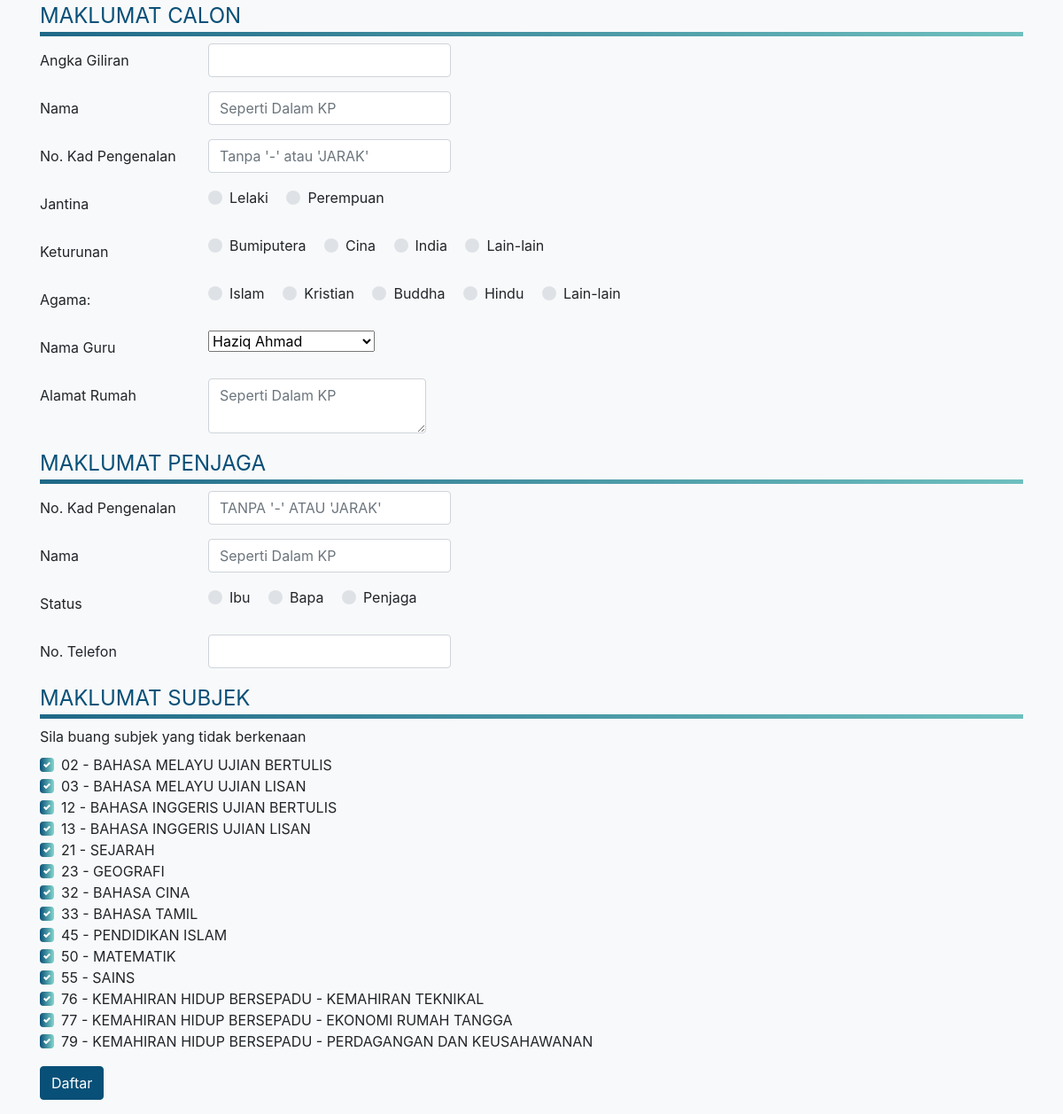
The app's page /daftar-pelajar.php with its own data.
### tables this page shows
CREATE TABLE `subjek` (
  `KOD_SUBJEK` varchar(2) NOT NULL,
  `NAMA_SUBJEK` varchar(100) NOT NULL
);

### functions.php (called while the page is built, shortened)
<?php
function getHomeURL() {
	$homeURL = "http://";
	$homeURL .= $_SERVER['HTTP_HOST'];
	$homeURL .= str_replace("/admin", "", dirname($_SERVER['PHP_SELF']));
	return $homeURL;
}
?>

### daftar-pelajar.php (the view, shortened to what this page needs)
<?php
function outputSubjekList() {
  $con = mysqli_connect("localhost", "root", "", "sppt3");
  $query = "SELECT * FROM subjek;";
  $result = mysqli_query($con, $query);
  if (mysqli_num_rows($result) > 0) {
    while ($data = mysqli_fetch_array($result)) {
      $kod_subjek = $data['KOD_SUBJEK'];
      $id = "subjek_".$kod_subjek;
      echo "<div class='custom-control custom-checkbox'>";
      echo "<label for='$id' class='custom-control-label'> {$data['KOD_SUBJEK']} - {$data['NAMA_SUBJEK']}</label>";
      echo "</div>";
    }
  }
}
function outputGuruOption() {
  $con = mysqli_connect("localhost", "root", "", "sppt3");
  $query = "SELECT ID_GURU, NAMA_GURU FROM guru ORDER BY NAMA_GURU;";
  $result = mysqli_query($con, $query);
  if (mysqli_num_rows($result) > 0) {
    while ($data = mysqli_fetch_array($result)) {
      $nama = $data['NAMA_GURU'];
      $id = $data['ID_GURU'];
      echo "<option data-tokens='$nama $id' value='$id'>{$nama}</option>";
    }
  }
}
include 'header.php';
?>
</head>
<body class="bg-light">
  <div class="container">
    <form action="proses-pelajar.php" method="POST">
      <fieldset id="calon">
        <legend>MAKLUMAT CALON</legend>
        <div class="form-group row">
          <label for="angka_giliran" class="col-sm-2 col-form-label">Angka Giliran</label>
          <div class="col-auto">
            <input autofocus type="text" class="form-control" id="angka_giliran" name="angka_giliran" maxlength="9" />
          </div>
        </div>
        <div class="form-group row">
          <label for="name" class="col-sm-2 col-form-label">Nama</label>
          <div class="col-auto">
            <input autocomplete="name" placeholder="Seperti Dalam KP" required="" id="name" type="text" class="form-control" name="name" />
          </div>
        </div>
        <div class="form-group row">
          <label for="no_ic" class="col-sm-2 col-form-label">No. Kad Pengenalan</label>
          <div class="col-auto">
            <input pattern="[^-\s]{1,12}$" placeholder="Tanpa '-' atau 'JARAK'" minlength="12" maxlength="12" required="" id="no_ic" type="text" class="form-control" name="no_ic" />
          </div>
        </div>
        <div class="form-group row">
          <span class="col-sm-2 col-form-label">Jantina</span>
          <div class="col-auto">
            <div class="custom-control custom-radio custom-control-inline">
              <label for="lelaki" class="custom-control-label">Lelaki</label>
            </div>
            <div class="custom-control custom-radio custom-control-inline">
              <label for="perempuan" class="custom-control-label">Perempuan</label>
            </div>
          </div>
        </div>
        <div class="form-group row">
          <span class="col-sm-2 col-form-label">Keturunan</span>
          <div class="col-auto">
            <div class="custom-control custom-radio custom-control-inline">
              <label for="bumiputera" class="custom-control-label">Bumiputera</label>
            </div>
            <div class="custom-control custom-radio custom-control-inline">
              <label for="cina" class="custom-control-label">Cina</label>
            </div>
            <div class="custom-control custom-radio custom-control-inline">
              <label for="india" class="custom-control-label">India</label>
            </div>
            <div class="custom-control custom-radio custom-control-inline">
              <label for="keturunan_lainlain" class="custom-control-label">Lain-lain</label>
            </div>
          </div>
        </div>
        <div class="form-group row">
          <span class="col-sm-2 col-form-label">Agama:</span>
          <div class="col-auto">
            <div class="custom-control custom-radio custom-control-inline">
              <label for="islam" class="custom-control-label">Islam</label>
            </div>
            <div class="custom-control custom-radio custom-control-inline">
              <label for="kristian" class="custom-control-label">Kristian</label>
            </div>
            <div class="custom-control custom-radio custom-control-inline">
              <label for="buddha" class="custom-control-label">Buddha</label>
            </div>
            <div class="custom-control custom-radio custom-control-inline">
              <label for="hindu" class="custom-control-label">Hindu</label>
            </div>
            <div class="custom-control custom-radio custom-control-inline">
              <label for="agama_lainlain" class="custom-control-label">Lain-lain</label>
            </div>
          </div>
        </div>
        <?php if(!isset($_SESSION['username'])){ ?>
          <div class="form-group row">
            <label for="guru" class="col-sm-2 col-form-label">Nama Guru</label>
            <div class="col-auto">
              <select required="" id="guru" class="selectpicker" name="guru" data-live-search="true">
                <?php outputGuruOption(); ?>
              </select>
            </div>
          </div>
        <?php } ?>
        <div class="form-group row">
          <label for="address" class="col-sm-2 col-form-label">Alamat Rumah</label>
          <div class="col-auto">
            <textarea placeholder="Seperti Dalam KP" required="" id="address" class="form-control" name="address" autocomplete="street-address"></textarea>
          </div>
        </div>
      </fieldset>
      <fieldset id="maklumatPenjaga">
        <legend>MAKLUMAT PENJAGA</legend>
        <div class="form-group row">
          <label for="no_ic_penjaga" class="col-sm-2 col-form-label">No. Kad Pengenalan</label>
          <div class="col-auto">
            <input pattern="[^-\s]{1,12}$" minlength="12" maxlength="12" placeholder="TANPA '-' ATAU 'JARAK'" required id="no_ic_penjaga" type="text" class="form-control" name="no_ic_penjaga" />
          </div>
        </div>
        <div class="form-group row">
          <label for="lname" class="col-sm-2 col-form-label">Nama</label>
          <div class="col-auto">
            <input placeholder="Seperti Dalam KP" required="" id="lname" type="text" class="form-control" name="lname" autocomplete="family-name" />
          </div>
        </div>
        <div class="form-group row">
          <span class="col-sm-2 col-form-label">Status</span>
          <div class="col-auto">
            <div class="custom-control custom-radio custom-control-inline">
              <label for="ibu" class="custom-control-label">Ibu</label>
            </div>
            <div class="custom-control custom-radio custom-control-inline">
              <label for="bapa" class="custom-control-label">Bapa</label>
            </div>
            <div class="custom-control custom-radio custom-control-inline">
              <label for="penjaga" class="custom-control-label">Penjaga</label>
            </div>
          </div>
        </div>
        <div class="form-group row">
          <label for="phone" class="col-sm-2 col-form-label">No. Telefon</label>
          <div class="col-auto">
            <input autocomplete="tel" required id="phone" type="tel" name="phone" class="form-control" />
          </div>
        </div>
      </fieldset>
      <fieldset id="subjek">
        <legend>MAKLUMAT SUBJEK</legend>
        <div>
          <label>Sila buang subjek yang tidak berkenaan</label>
        </div>
        <?php outputSubjekList(); ?>
      </fieldset>
    </form>
    <div class="form-group row mt-3">
      <div class="col-auto">
        <button data-target="#confirmation" data-toggle="modal" class="btn btn-primary">Daftar</button>
      </div>
    </div>
  </div>
  <?php include 'footer.php';?>

### header.php (shortened to what this page needs)
<?php include 'functions.php'; ?>
<!DOCTYPE html>
<html>
<head>
	<link rel="stylesheet" href="https://maxcdn.bootstrapcdn.com/bootstrap/4.0.0/css/bootstrap.min.css">
<link rel="stylesheet" href="https://cdnjs.cloudflare.com/ajax/libs/bootstrap-select/1.13.1/css/bootstrap-select.min.css">
<link rel="stylesheet" href="https://use.fontawesome.com/releases/v5.0.13/css/solid.css">
<link rel="stylesheet" href="https://use.fontawesome.com/releases/v5.0.13/css/fontawesome.css">
<link rel="stylesheet" type="text/css" href="<?php echo getHomeURL() . '/style.css'; ?>">

### footer.php (shortened to what this page needs)
</body>
</html>

### style.css (style rules this page uses)
.custom-radio .custom-control-input:checked ~ .custom-control-label::before, .custom-checkbox .custom-control-input:checked ~ .custom-control-label::before { background: #085078; background: -webkit-linear-gradient(to left, #85D8CE, #085078); background: linear-gradient(to left, #85D8CE, #085078); }
legend { border-bottom: 5px solid #085078; border-image-source: -webkit-linear-gradient(to left, #85D8CE, #085078); border-image-source: linear-gradient(to left, #85D8CE, #085078); border-image-slice: 200; color: #085078; }
.btn-primary { background: #085078; border-color: #085078; }

### records on screen
subjek: KOD_SUBJEK "02", NAMA_SUBJEK "BAHASA MELAYU UJIAN BERTULIS"
subjek: KOD_SUBJEK "03", NAMA_SUBJEK "BAHASA MELAYU UJIAN LISAN"
subjek: KOD_SUBJEK "12", NAMA_SUBJEK "BAHASA INGGERIS UJIAN BERTULIS"
subjek: KOD_SUBJEK "13", NAMA_SUBJEK "BAHASA INGGERIS UJIAN LISAN"
subjek: KOD_SUBJEK "21", NAMA_SUBJEK "SEJARAH"
subjek: KOD_SUBJEK "23", NAMA_SUBJEK "GEOGRAFI"
subjek: KOD_SUBJEK "32", NAMA_SUBJEK "BAHASA CINA"
subjek: KOD_SUBJEK "33", NAMA_SUBJEK "BAHASA TAMIL"
subjek: KOD_SUBJEK "45", NAMA_SUBJEK "PENDIDIKAN ISLAM"
subjek: KOD_SUBJEK "50", NAMA_SUBJEK "MATEMATIK"
subjek: KOD_SUBJEK "55", NAMA_SUBJEK "SAINS"
subjek: KOD_SUBJEK "76", NAMA_SUBJEK "KEMAHIRAN HIDUP BERSEPADU - KEMAHIRAN TEKNIKAL"
subjek: KOD_SUBJEK "77", NAMA_SUBJEK "KEMAHIRAN HIDUP BERSEPADU - EKONOMI RUMAH TANGGA"
subjek: KOD_SUBJEK "79", NAMA_SUBJEK "KEMAHIRAN HIDUP BERSEPADU - PERDAGANGAN DAN KEUSAHAWANAN"

### other values on screen
form field guru "Haziq Ahmad"
